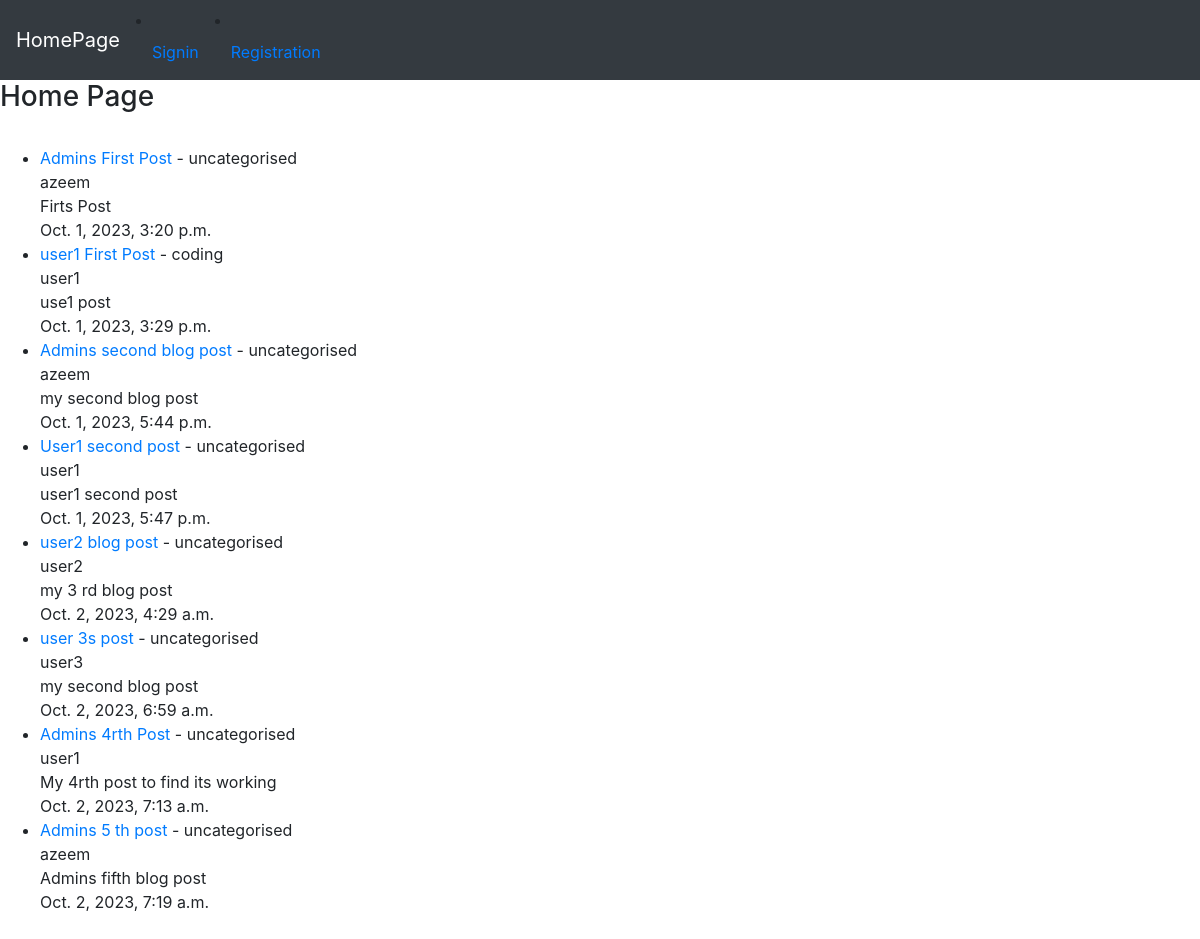
The app's page /app/HomeView with its own data.
### app/models.py (models this page shows, shortened)
class Post(models.Model):
    Title = models.CharField(max_length=100,null=True)
    Description = models.CharField(max_length=500,null=True)
    created_at = models.DateTimeField(auto_now_add=True)
    title_tag = models.CharField(max_length=255,null=True)
    author = models.ForeignKey(User, on_delete=models.CASCADE,null=True)
    category = models.CharField(max_length=255, default='uncategorised',null=True)
    likes = models.ManyToManyField(User, related_name='blog_post')

### app/views.py (the view)
# urls.py: path('HomeView',HomeView.as_view(), name='home'),
class HomeView(ListView):
    model = Post
    template_name = 'app/home.html'
    ordering = ['created_at']

### templates/app/home.html (shortened to what this page needs)
<!DOCTYPE html>
{% extends 'app/base.html' %}
{% block content %}
<h3>Home Page</h3>
<br>
<ul>
    {% for post in object_list %}
    <li><a href="{% url 'article-detail' post.pk %}"> {{ post.Title }} </a>-
        {{ post.category }} <br/>
        {{ post.author }} <br/>
        {{ post.Description | slice:":100" }} <br/>
        {{ post.created_at }} <br/>
    </li>
    {% endfor %}
</ul>
<br>
    {% endblock %}

### templates/app/base.html (shortened to what this page needs)
<!doctype html>
<html lang="en">
  <head>
    <link rel="stylesheet" href="https://cdn.jsdelivr.net/npm/bootstrap@4.4.1/dist/css/bootstrap.min.css">
  </head>
  <body>
  <nav class="navbar navbar-expand-lg navbar-dark bg-dark">
  <a class="navbar-brand" href="{% url 'home' %}">HomePage</a>
    {% if user.is_authenticated %}
        <li class="nav-item">
        <a class="nav-link" href="{% url 'addpost' %}">Add Post</a>
        </li>
        <li class="nav-item">
        <a class="nav-link" href="{% url 'logout' %}">Logout</a>
        </li>
    {% else %}
        <li class="nav-item">
        <a class="nav-link" href="{% url 'signin' %}">Signin</a>
        </li>
        <li class="nav-item">
        <a class="nav-link" href="{% url 'registration' %}">Registration</a>
        </li>
    {% endif %}
</nav>
  {% block content %}
  {% endblock %}
  </body>
</html>

### records on screen
Post: Title "Admins First Post", category "uncategorised", author "azeem", Description "Firts Post", created_at "Oct. 1, 2023, 3:20 p.m."
Post: Title "user1 First Post", category "coding", author "user1", Description "use1 post", created_at "Oct. 1, 2023, 3:29 p.m."
Post: Title "Admins second blog post", category "uncategorised", author "azeem", Description "my second blog post", created_at "Oct. 1, 2023, 5:44 p.m."
Post: Title "User1 second post", category "uncategorised", author "user1", Description "user1 second post", created_at "Oct. 1, 2023, 5:47 p.m."
Post: Title "user2 blog post", category "uncategorised", author "user2", Description "my 3 rd blog post", created_at "Oct. 2, 2023, 4:29 a.m."
Post: Title "user 3s post", category "uncategorised", author "user3", Description "my second blog post", created_at "Oct. 2, 2023, 6:59 a.m."
Post: Title "Admins 4rth Post", category "uncategorised", author "user1", Description "My 4rth post to find its working", created_at "Oct. 2, 2023, 7:13 a.m."
Post: Title "Admins 5 th post", category "uncategorised", author "azeem", Description "Admins fifth blog post", created_at "Oct. 2, 2023, 7:19 a.m."
